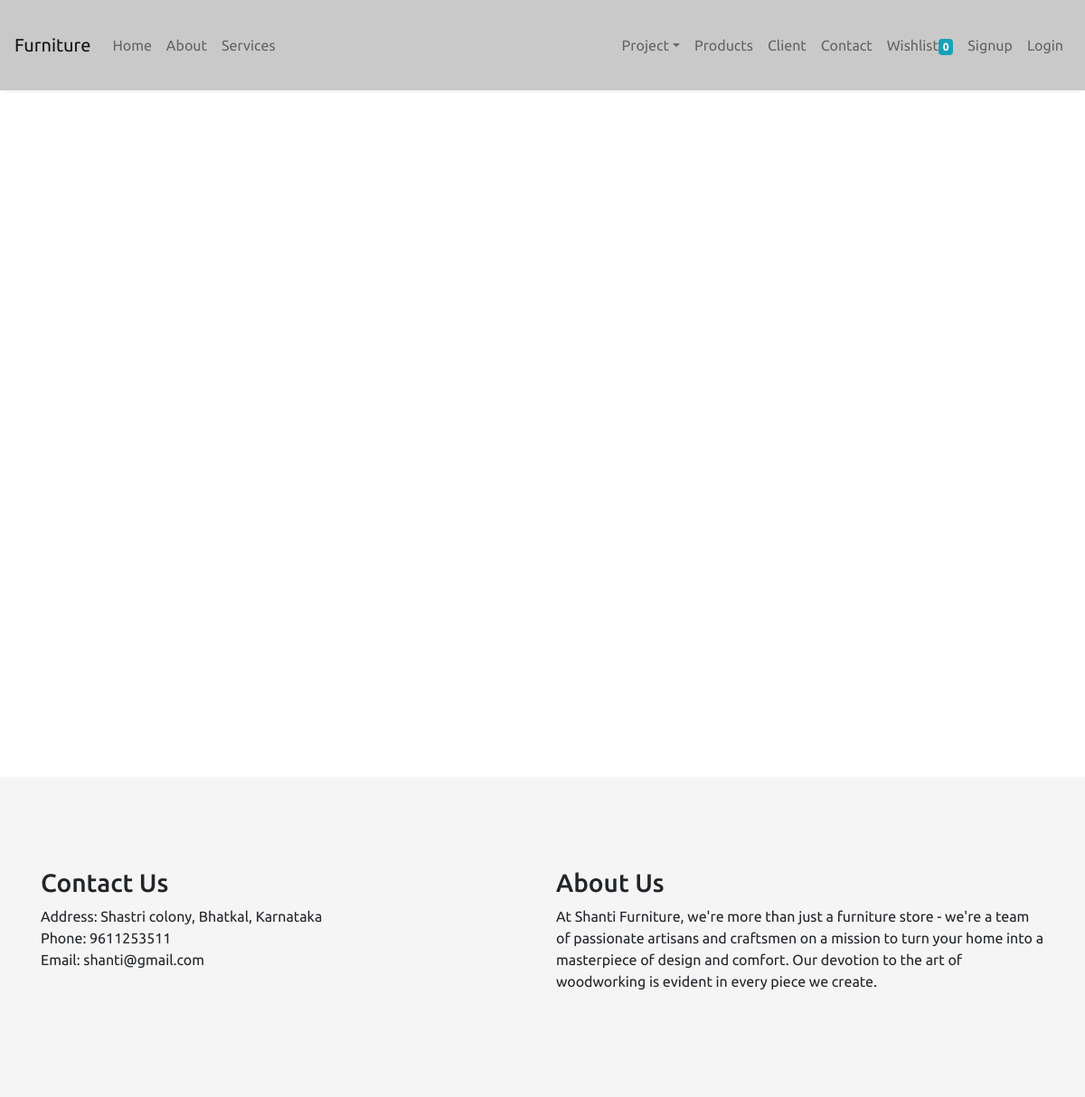
Page /project on the earlier database version.
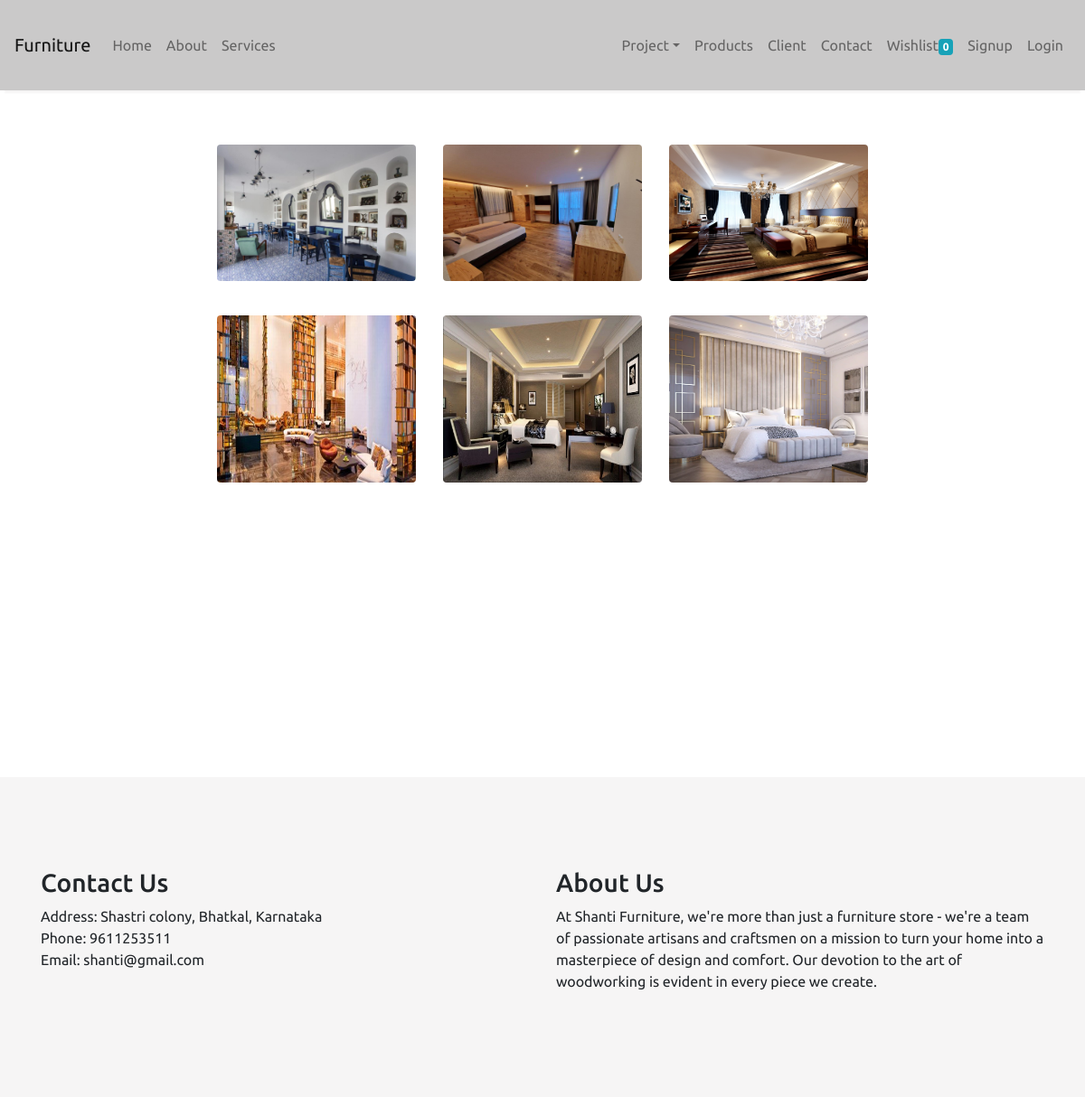
Same page on the later database version.
### furnitureapp/models/project.py (models this page shows, shortened)
class Project(models.Model):
    project_image = models.ImageField(upload_to="upload/project/")
    project_category = models.ForeignKey(Project_Categorie, on_delete=models.CASCADE, null=True, blank=True)
    @staticmethod
    def get_all_project():
        return Project.objects.all()

### furnitureapp/views/project.py (the view)
# urls.py: path("project",project.as_view(),name='project'),
class project(View):
    def get(self, request):
        project_categorie = Project_Categorie.get_all_project_categories()
        Category_id = request.GET.get("project_category")
        if Category_id:
            project = Project.get_all_project_by_category_id(Category_id)
        else:
            project = Project.get_all_project()
        data = {}
        data["projects"] = project
        data["projects_categories"] = project_categorie
        return render(request, "project.html", data)

### furnitureapp/models/project_category.py (called while the page is built)
    @staticmethod
    def get_all_project_categories():
        return Project_Categorie.objects.all()

### templates/project.html (shortened to what this page needs)
{% extends "index.html" %}
{% block body%}
<div class="container_P">
  {% for project in projects %}
    {% if forloop.counter0|divisibleby:3 %}
      <div class="row">
    {% endif %}
    <div class="col-lg-4 col-md-12 mb-4 mb-lg-0 image-container">
      <img src="{{ project.project_image.url }}" class="w-100 shadow-1-strong rounded mb-4" alt="Project Image" />
    </div>
    {% if forloop.counter|divisibleby:3 or forloop.last %}
      </div>
    {% endif %}
  {% endfor %}
</div>
{%endblock body%}

### templates/index.html (shortened to what this page needs)
<!doctype html>
<html lang="en">
<head>
    <link rel="stylesheet" href="https://cdn.jsdelivr.net/npm/bootstrap@4.0.0/dist/css/bootstrap.min.css"
>
</head>
<nav class="one-edge-shadow sticky-top navbar navbar-expand-lg navbar-light ">
    <a class="navbar-brand" href="/">Furniture</a>
    <div class="collapse navbar-collapse" id="navbarSupportedContent">
        <ul class="navbar-nav mr-auto">
            <li class="nav-item "><a class="nav-link" aria-current="page" href="/">Home </a></li>
            <li class="nav-item "><a class="nav-link" aria-current="page" href="/about">About </a>
            <li class="nav-item "><a class="nav-link" aria-current="page" href="/service">Services</a></li>
        </ul>
        <ul class=" navbar-nav my-2 my-lg-0">
            <li class="nav-item dropdown"><a class="nav-link dropdown-toggle" href="/project" id="navbarDropdown"
                    role="button" data-toggle="dropdown" aria-haspopup="true" aria-expanded="false">Project</a>
            </li>
            <li class="nav-item "><a class="nav-link" aria-current="page" href="/product">Products</a></li>
            <li class="nav-item "><a class="nav-link" aria-current="page" href="/client">Client</a></li>
            <li class="nav-item "><a class="nav-link" aria-current="page" href="/contact">Contact</a></li>
            <li class="nav-item "><a class="nav-link" aria-current="page" href="/wishlists">Wishlist<span
                        class="badge badge-info">{{request.session.cart.keys|length|default:0}}</span></a></li>
            {%if request.session.customer_id %}
            <li class="nav-item "><a class="nav-link" aria-current="page" href="/feedback">Feedback</a></li>
            <li class="nav-item "><a class="nav-link" aria-current="page" href="/profile">Profile</a></li>
            <li class="nav-item "><a class="nav-link" aria-current="page" href="/logout">Logout</a></li>
            {% else %}
            <li class="nav-item "><a class="nav-link" aria-current="page" href="/signup">Signup</a></li>
            <li class="nav-item "><a class="nav-link" aria-current="page" href="/login">Login</a></li>
            {% endif %}
        </ul>
    </div>
</nav>
{%block body%}
{%endblock body%}
<footer class="footer ">
    <div class="container">
        <div class="row">
            <div class="col-md-6">
                <h3>Contact Us</h3>
                <p>
                    Address: Shastri colony, Bhatkal, Karnataka<br>
                    Phone: 9611253511 <br>
                    Email: shanti@gmail.com
                </p>
            </div>
            <div class="col-md-6">
                <h3>About Us </h3>
                <p>
                    At Shanti Furniture, we're more than just a furniture store - we're a team of passionate artisans
                    and craftsmen on a mission to turn your home into a masterpiece of design and comfort. Our devotion
                    to the art of woodworking is evident in every piece we create.
                </p>
            </div>
        </div>
    </div>
</footer>
</body>
</html>

### templates/index.html (style rules this page uses)
* { margin: 0px; font-family: 'AR One Sans', sans-serif; font-family: 'Ubuntu', sans-serif; }
nav { background-color: rgb(202, 201, 201); height: 100px; }
.one-edge-shadow { box-shadow: 0 8px 2px -5px rgb(246, 245, 245); }
.footer { position: relative; bottom: 0; width: 100%; padding-top : 100px; padding-bottom:100px ; background-color: rgb(246, 245, 245); }

### templates/project.html (style rules this page uses)
.image-container img { max-width: 100%; height: 80%; display: block; }
.container_P { min-height: calc(100vh - 100px); display: flex; flex-direction: column; margin: 5% 20% 0% 20%; }

Differences in the rows shown:
added Project: project_image (picture)
added Project: project_image (picture)
added Project: project_image (picture)
added Project: project_image (picture)
added Project: project_image (picture)
added Project: project_image (picture)
